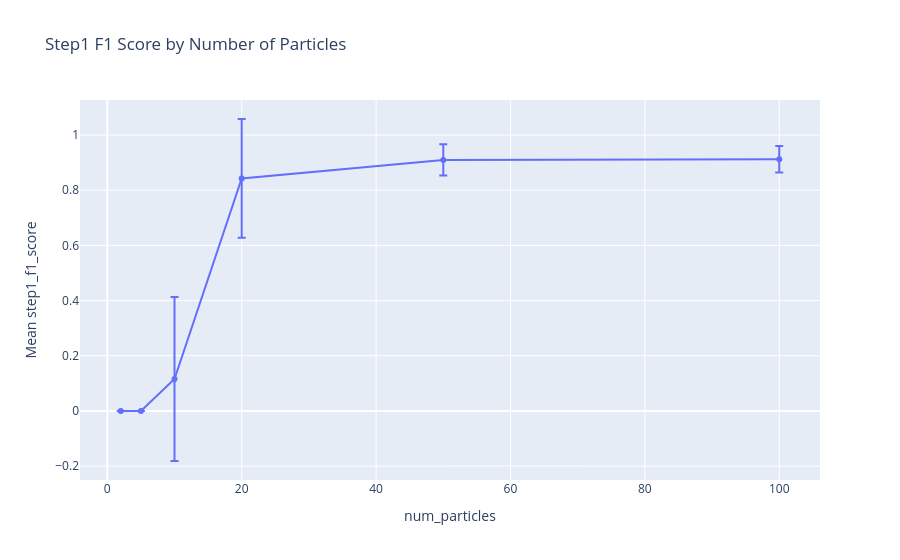

Notebook code for this chart:
### Code cell
grouped = cora.groupby('num_particles')['step1_f1_score'].agg(['mean', 'std']).reset_index()

fig = px.line(
    grouped,
    x='num_particles',
    y='mean',
    error_y='std',
    markers=True,
    title='Step1 F1 Score by Number of Particles'
)

fig.update_layout(
    xaxis_title='num_particles',
    yaxis_title='Mean step1_f1_score'
)

fig.show()

### Figure 1 — Plotly figure (JSON) as saved in the notebook; plotly's stock layout.template omitted (floating-point values rounded to 4 significant figures)
{"data": [{"error_y": {"array": [0.0, 0.0, 0.2974, 0.2153, 0.05635, 0.04812]}, "hovertemplate": "num_particles=%{x}<br>mean=%{y}<extra></extra>", "legendgroup": "", "line": {"color": "#636efa", "dash": "solid"}, "marker": {"symbol": "circle"}, "mode": "lines+markers", "name": "", "orientation": "v", "showlegend": false, "type": "scatter", "x": [2, 5, 10, 20, 50, 100], "xaxis": "x", "y": [0.0, 0.0, 0.1158, 0.843, 0.9101, 0.9121], "yaxis": "y"}], "layout": {"legend": {"tracegroupgap": 0}, "title": {"text": "Step1 F1 Score by Number of Particles"}, "xaxis": {"anchor": "y", "domain": [0, 1], "title": {"text": "num_particles"}}, "yaxis": {"anchor": "x", "domain": [0, 1], "title": {"text": "Mean step1_f1_score"}}}}
